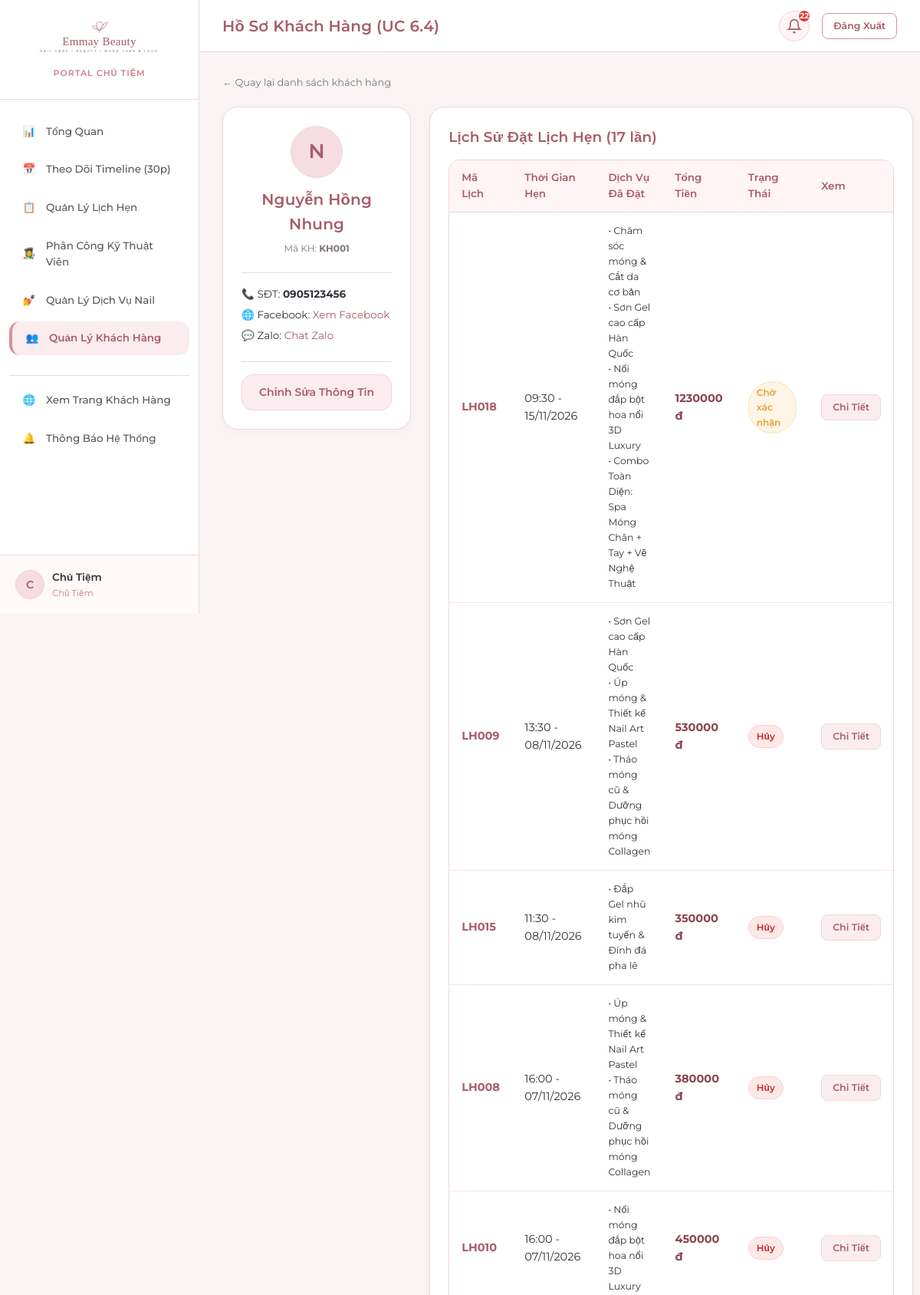
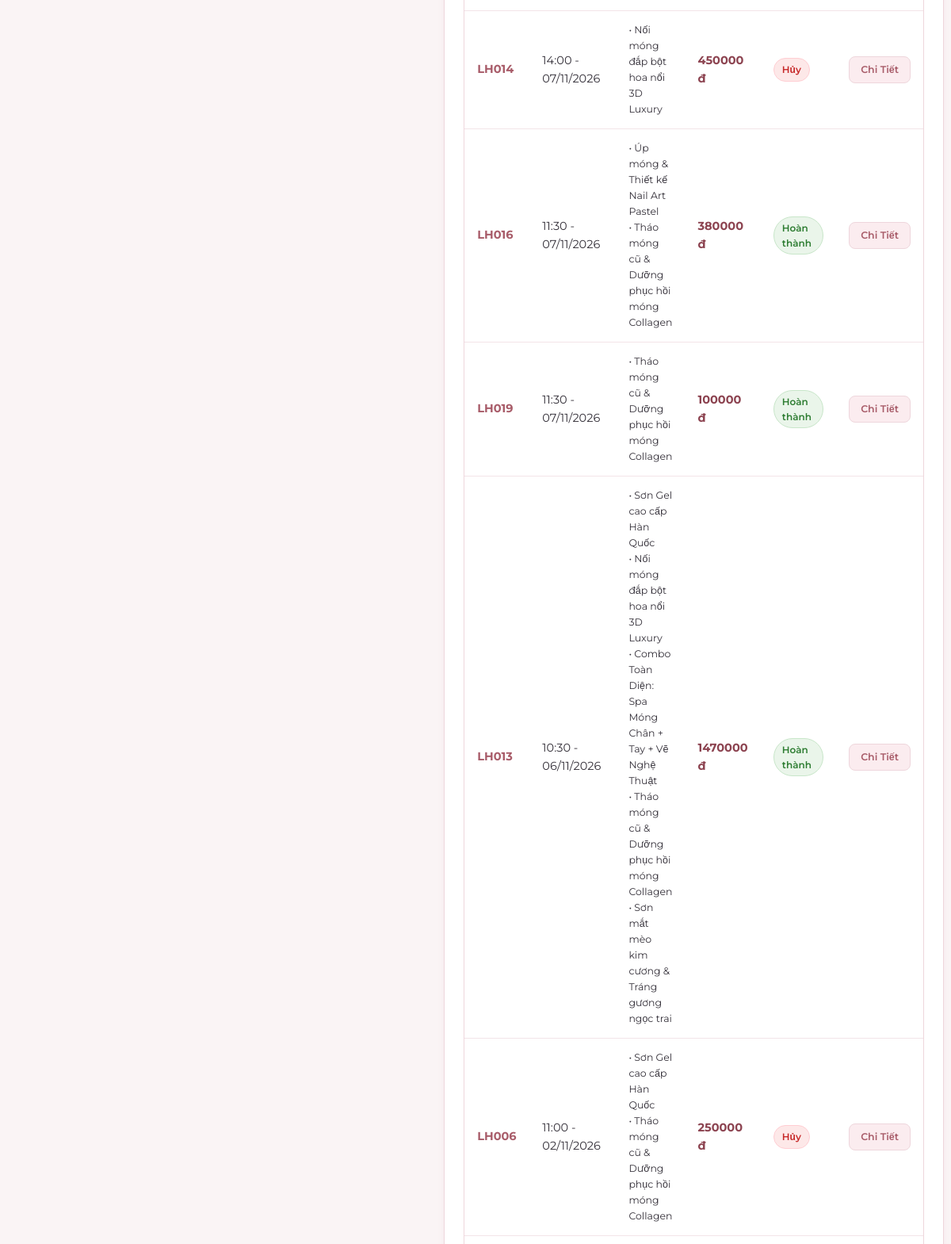
The app's page /owner/customers/KH001/ (signed in, upper part) with its own data (2 pictures, top to bottom).
### apps/accounts/models.py (models this page shows, shortened)
class TaiKhoan(models.Model):
    VAI_TRO_CHOICES = [
        ('Chủ Tiệm', 'Chủ Tiệm'),
        ('Nhân Viên', 'Nhân Viên'),
        ('Khách Hàng', 'Khách Hàng'),
    ]
    ma_tai_khoan = models.CharField(max_length=10, primary_key=True, verbose_name='Mã tài khoản')
    user = models.OneToOneField(User, on_delete=models.CASCADE, related_name='tai_khoan', verbose_name='Tài khoản User')
    vai_tro = models.CharField(max_length=20, choices=VAI_TRO_CHOICES, verbose_name='Vai trò')
    khach_hang = models.OneToOneField(
        KhachHang, on_delete=models.SET_NULL, null=True, blank=True,
        related_name='tai_khoan', verbose_name='Khách hàng liên kết'
    )
    class Meta:
        db_table = 'TaiKhoan'
        verbose_name = 'Tài Khoản'
        verbose_name_plural = 'Tài Khoản'

class KhachHang(models.Model):
    ma_khach_hang = models.CharField(max_length=10, primary_key=True, verbose_name='Mã khách hàng')
    ho_ten = models.CharField(max_length=50, verbose_name='Họ và tên')
    so_dien_thoai = models.CharField(max_length=10, validators=[phone_validator], verbose_name='Số điện thoại')
    link_facebook = models.CharField(max_length=255, blank=True, null=True, verbose_name='Link Facebook')
    link_zalo = models.CharField(max_length=255, blank=True, null=True, verbose_name='Link Zalo')
    class Meta:
        db_table = 'KhachHang'
        verbose_name = 'Khách Hàng'
        verbose_name_plural = 'Khách Hàng'
        ordering = ['ma_khach_hang']

### apps/appointments/models.py (models this page shows, shortened)
class LichHen(models.Model):
    TRANG_THAI_CHOICES = [
        ('Chờ xác nhận', 'Chờ xác nhận'),
        ('Đã xác nhận', 'Đã xác nhận'),
        ('Hoàn thành', 'Hoàn thành'),
        ('Hủy', 'Hủy'),
        ('Không đến', 'Không đến'),
    ]
    ma_lich_hen = models.CharField(max_length=10, primary_key=True, verbose_name='Mã lịch hẹn')
    khach_hang = models.ForeignKey(KhachHang, on_delete=models.PROTECT, related_name='lich_hen', verbose_name='Khách hàng')
    tai_khoan_huy = models.ForeignKey(
        TaiKhoan, on_delete=models.SET_NULL, null=True, blank=True,
        related_name='lich_hen_da_huy', verbose_name='Tài khoản hủy'
    )
    ngay_gio_bat_dau = models.DateTimeField(verbose_name='Ngày giờ bắt đầu')
    ten_lien_he = models.CharField(max_length=100, verbose_name='Tên liên hệ')
    so_dien_thoai_lien_he = models.CharField(
        max_length=10, validators=[phone_validator], verbose_name='SĐT liên hệ'
    )
    trang_thai = models.CharField(
        max_length=30, choices=TRANG_THAI_CHOICES, default='Chờ xác nhận',
        verbose_name='Trạng thái'
    )
    thoi_diem_huy = models.DateTimeField(null=True, blank=True, verbose_name='Thời điểm hủy')
    thoi_diem_tao = models.DateTimeField(auto_now_add=True, verbose_name='Thời điểm tạo')
    class Meta:
        db_table = 'LichHen'
        verbose_name = 'Lịch Hẹn'
        verbose_name_plural = 'Lịch Hẹn'
        ordering = ['-ngay_gio_bat_dau']
    @property
    def tong_tien(self):
        return sum(ct.don_gia_dat for ct in self.chi_tiet.all())

class ChiTietLichHen(models.Model):
    lich_hen = models.ForeignKey(LichHen, on_delete=models.CASCADE, related_name='chi_tiet', verbose_name='Lịch hẹn')
    dich_vu = models.ForeignKey(DichVu, on_delete=models.PROTECT, related_name='chi_tiet_lich_hen', verbose_name='Dịch vụ gốc')
    ten_dich_vu_dat = models.CharField(max_length=60, verbose_name='Tên dịch vụ lúc đặt')
    don_gia_dat = models.DecimalField(max_digits=12, decimal_places=0, verbose_name='Đơn giá lúc đặt')
    thoi_luong_dat = models.SmallIntegerField(verbose_name='Thời lượng lúc đặt (phút)')
    ghi_chu_thuc_hien = models.CharField(max_length=255, blank=True, null=True, verbose_name='Ghi chú thực hiện')
    class Meta:
        db_table = 'ChiTietLichHen'
        verbose_name = 'Chi Tiết Lịch Hẹn'
        verbose_name_plural = 'Chi Tiết Lịch Hẹn'
        unique_together = ('lich_hen', 'dich_vu')

### apps/accounts/views.py (the view)
# urls.py: path('customers/<str:pk>/', account_views.owner_customer_detail, name='customer_detail'),
@owner_required
def owner_customer_detail(request, pk):
    customer = get_object_or_404(KhachHang, pk=pk)
    appointments = customer.lich_hen.order_by('-ngay_gio_bat_dau')
    return render(request, 'owner/customer_detail.html', {
        'customer': customer,
        'appointments': appointments,
    })

### templates/owner/customer_detail.html (shortened to what this page needs)
{% extends 'base_dashboard.html' %}
{% block page_title %}Hồ Sơ Khách Hàng (UC 6.4){% endblock %}
{% block content %}
<div style="margin-bottom: 20px;">
  <a href="{% url 'owner:customers_list' %}" style="font-size: 13px; color: var(--text-muted);">&larr; Quay lại danh sách khách hàng</a>
</div>
<div style="display: grid; grid-template-columns: 1fr 2.5fr; gap: 24px;">
  <div class="card" style="height: fit-content;">
    <div style="text-align: center; margin-bottom: 20px;">
      <div class="user-avatar" style="width: 68px; height: 68px; margin: 0 auto 12px; font-size: 26px;">
        {{ customer.ho_ten|slice:":1"|upper }}
      </div>
      <h3 style="font-size: 20px; color: var(--dark-rose); margin-bottom: 4px;">{{ customer.ho_ten }}</h3>
      <span style="font-size: 12px; color: var(--text-muted);">Mã KH: <strong>{{ customer.ma_khach_hang }}</strong></span>
    </div>
    <div style="font-size: 13.5px; line-height: 2; border-top: 1px solid var(--border-pink); padding-top: 14px;">
      <div>📞 SĐT: <strong>{{ customer.so_dien_thoai }}</strong></div>
      <div>
        🌐 Facebook:
        {% if customer.link_facebook %}
          <a href="{{ customer.link_facebook }}" target="_blank">Xem Facebook</a>
        {% else %}
          <span style="color: var(--text-muted);">Chưa cập nhật</span>
        {% endif %}
      </div>
      <div>
        💬 Zalo:
        {% if customer.link_zalo %}
          <a href="https://zalo.me/{{ customer.link_zalo }}" target="_blank">Chat Zalo</a>
        {% else %}
          <span style="color: var(--text-muted);">Chưa cập nhật</span>
        {% endif %}
      </div>
    </div>
    <div style="margin-top: 20px; padding-top: 16px; border-top: 1px solid var(--border-pink);">
      <a href="{% url 'owner:customer_update' customer.pk %}" class="btn btn-secondary" style="width: 100%;">
        Chỉnh Sửa Thông Tin
      </a>
    </div>
  </div>
  <div class="card" style="padding: 24px;">
    <h3 class="card-title">Lịch Sử Đặt Lịch Hẹn ({{ appointments.count }} lần)</h3>
    <div class="table-responsive" style="margin-top: 14px;">
      <table class="table">
        <thead>
          <tr>
            <th>Mã Lịch</th>
            <th>Thời Gian Hẹn</th>
            <th>Dịch Vụ Đã Đặt</th>
            <th>Tổng Tiền</th>
            <th>Trạng Thái</th>
            <th>Xem</th>
          </tr>
        </thead>
        <tbody>
          {% for a in appointments %}
            <tr>
              <td><strong style="color: var(--dark-rose);">{{ a.ma_lich_hen }}</strong></td>
              <td>{{ a.ngay_gio_bat_dau|date:"H:i - d/m/Y" }}</td>
              <td>
                <div style="font-size: 12.5px;">
                  {% for ct in a.chi_tiet.all %}
                    <div>• {{ ct.ten_dich_vu_dat }}</div>
                  {% endfor %}
                </div>
              </td>
              <td>
                <strong style="color: var(--deep-rose);">{{ a.tong_tien|floatformat:0 }} đ</strong>
              </td>
              <td>
                {% if a.trang_thai == 'Chờ xác nhận' %}
                  <span class="badge badge-pending">Chờ xác nhận</span>
                {% elif a.trang_thai == 'Đã xác nhận' %}
                  <span class="badge badge-confirmed">Đã xác nhận</span>
                {% elif a.trang_thai == 'Hoàn thành' %}
                  <span class="badge badge-completed">Hoàn thành</span>
                {% elif a.trang_thai == 'Hủy' %}
                  <span class="badge badge-canceled">Hủy</span>
                {% else %}
                  <span class="badge badge-noshow">{{ a.trang_thai }}</span>
                {% endif %}
              </td>
              <td>
                <a href="{% url 'owner:appointment_detail' a.pk %}" class="btn btn-secondary btn-sm">Chi Tiết</a>
              </td>
            </tr>
          {% empty %}
            <tr>
              <td colspan="6" style="text-align: center; color: var(--text-muted); padding: 30px;">
                Khách hàng chưa có lịch hẹn nào.
              </td>
            </tr>
          {% endfor %}
        </tbody>
      </table>
    </div>
  </div>
</div>
{% endblock %}

### templates/base_dashboard.html (shortened to what this page needs)
<!DOCTYPE html>
<html lang="vi">
<head>
  <link rel="stylesheet" href="/static/css/style.css">
  <link rel="stylesheet" href="/static/css/dashboard.css">
</head>
<body class="app-layout">
  <aside class="sidebar">
    <div class="sidebar-brand">
      <a href="{% url 'home' %}">
        <img src="/static/images/logo.svg" alt="Emmay Beauty" class="sidebar-logo">
      </a>
      <div style="font-size: 11px; color: var(--primary-rose); font-weight: 600; margin-top: 4px; letter-spacing: 1px;">
        {% if is_owner %}PORTAL CHỦ TIỆM{% elif is_employee %}PORTAL KỸ THUẬT VIÊN{% else %}PORTAL THÀNH VIÊN{% endif %}
      </div>
    </div>
    <ul class="sidebar-nav">
      {% if is_owner %}
        <li class="nav-item {% if request.resolver_match.url_name == 'dashboard' %}active{% endif %}">
          <a href="{% url 'owner:dashboard' %}">
            <span class="nav-icon">📊</span>
            <span>Tổng Quan</span>
          </a>
        </li>
        <li class="nav-item {% if request.resolver_match.url_name == 'timeline' %}active{% endif %}">
          <a href="{% url 'owner:timeline' %}">
            <span class="nav-icon">📅</span>
            <span>Theo Dõi Timeline (30p)</span>
          </a>
        </li>
        <li class="nav-item {% if 'appointments' in request.path and request.resolver_match.url_name != 'timeline' %}active{% endif %}">
          <a href="{% url 'owner:appointments_list' %}">
            <span class="nav-icon">📋</span>
            <span>Quản Lý Lịch Hẹn</span>
          </a>
        </li>
        <li class="nav-item {% if 'assignments' in request.path %}active{% endif %}">
          <a href="{% url 'owner:assignments_list' %}">
            <span class="nav-icon">👩‍🎨</span>
            <span>Phân Công Kỹ Thuật Viên</span>
          </a>
        </li>
        <li class="nav-item {% if 'services' in request.path %}active{% endif %}">
          <a href="{% url 'owner:services_list' %}">
            <span class="nav-icon">💅</span>
            <span>Quản Lý Dịch Vụ Nail</span>
          </a>
        </li>
        <li class="nav-item {% if 'customers' in request.path %}active{% endif %}">
          <a href="{% url 'owner:customers_list' %}">
            <span class="nav-icon">👥</span>
            <span>Quản Lý Khách Hàng</span>
          </a>
        </li>
      {% endif %}
      <li class="nav-item" style="margin-top: 20px; border-top: 1px solid var(--border-pink); padding-top: 10px;">
        <a href="{% url 'home' %}">
          <span class="nav-icon">🌐</span>
          <span>Xem Trang Khách Hàng</span>
        </a>
      </li>
      <li class="nav-item">
        <a href="{% url 'notifications:list' %}">
          <span class="nav-icon">🔔</span>
          <span>Thông Báo Hệ Thống</span>
        </a>
      </li>
    </ul>
    <div class="sidebar-footer">
      <div class="user-badge">
        <div class="user-avatar">
          {{ user.username|slice:":1"|upper }}
        </div>
        <div class="user-info">
          <span class="user-name">{{ user.first_name|default:user.username }}</span>
          <span class="user-role">{{ current_role }}</span>
        </div>
      </div>
    </div>
  </aside>
  <div class="main-wrapper">
    <header class="top-header">
      <div class="header-title">
        <h2>{% block page_title %}Bảng Điều Khiển{% endblock %}</h2>
      </div>
      <div class="header-actions">
        <div class="notification-bell-container">
          <button type="button" class="bell-btn" id="notif-bell-btn" title="Thông báo">
            <svg width="20" height="20" viewBox="0 0 24 24" fill="none" stroke="currentColor" stroke-width="2">
              <path d="M18 8A6 6 0 0 0 6 8c0 7-3 9-3 9h18s-3-2-3-9"></path>
              <path d="M13.73 21a2 2 0 0 1-3.46 0"></path>
            </svg>
            {% if unread_notifications_count > 0 %}
              <span class="bell-counter">{{ unread_notifications_count }}</span>
            {% endif %}
          </button>
        </div>
        <a href="{% url 'accounts:logout' %}" class="btn btn-outline btn-sm">
          Đăng Xuất
        </a>
      </div>
    </header>
    <div class="page-container">
      {% block content %}{% endblock %}
    </div>
  </div>
</body>
</html>

### records on screen
TaiKhoan: vai_tro "Chủ Tiệm"
KhachHang: ho_ten "N", ho_ten "Nguyễn Hồng Nhung", ma_khach_hang "KH001", so_dien_thoai "0905123456"
LichHen: ma_lich_hen "LH018", ngay_gio_bat_dau "09:30 - 15/11/2026", tong_tien "1230000", trang_thai "Chờ xác nhận"
ChiTietLichHen: ten_dich_vu_dat "Chăm sóc móng & Cắt da cơ bản"
ChiTietLichHen: ten_dich_vu_dat "Sơn Gel cao cấp Hàn Quốc"
ChiTietLichHen: ten_dich_vu_dat "Nối móng đắp bột hoa nổi 3D Luxury"
ChiTietLichHen: ten_dich_vu_dat "Combo Toàn Diện: Spa Móng Chân + Tay + Vẽ Nghệ Thuật"
LichHen: ma_lich_hen "LH009", ngay_gio_bat_dau "13:30 - 08/11/2026", tong_tien "530000", trang_thai "Hủy"
ChiTietLichHen: ten_dich_vu_dat "Sơn Gel cao cấp Hàn Quốc"
ChiTietLichHen: ten_dich_vu_dat "Úp móng & Thiết kế Nail Art Pastel"
ChiTietLichHen: ten_dich_vu_dat "Tháo móng cũ & Dưỡng phục hồi móng Collagen"
LichHen: ma_lich_hen "LH015", ngay_gio_bat_dau "11:30 - 08/11/2026", tong_tien "350000", trang_thai "Hủy"
ChiTietLichHen: ten_dich_vu_dat "Đắp Gel nhũ kim tuyến & Đính đá pha lê"
LichHen: ma_lich_hen "LH008", ngay_gio_bat_dau "16:00 - 07/11/2026", tong_tien "380000", trang_thai "Hủy"
ChiTietLichHen: ten_dich_vu_dat "Úp móng & Thiết kế Nail Art Pastel"
ChiTietLichHen: ten_dich_vu_dat "Tháo móng cũ & Dưỡng phục hồi móng Collagen"
LichHen: ma_lich_hen "LH010", ngay_gio_bat_dau "16:00 - 07/11/2026", tong_tien "450000", trang_thai "Hủy"
ChiTietLichHen: ten_dich_vu_dat "Nối móng đắp bột hoa nổi 3D Luxury"
LichHen: ma_lich_hen "LH014", ngay_gio_bat_dau "14:00 - 07/11/2026", tong_tien "450000", trang_thai "Hủy"
ChiTietLichHen: ten_dich_vu_dat "Nối móng đắp bột hoa nổi 3D Luxury"
LichHen: ma_lich_hen "LH016", ngay_gio_bat_dau "11:30 - 07/11/2026", tong_tien "380000", trang_thai "Hoàn thành"
ChiTietLichHen: ten_dich_vu_dat "Úp móng & Thiết kế Nail Art Pastel"
ChiTietLichHen: ten_dich_vu_dat "Tháo móng cũ & Dưỡng phục hồi móng Collagen"
LichHen: ma_lich_hen "LH019", ngay_gio_bat_dau "11:30 - 07/11/2026", tong_tien "100000", trang_thai "Hoàn thành"
ChiTietLichHen: ten_dich_vu_dat "Tháo móng cũ & Dưỡng phục hồi móng Collagen"
LichHen: ma_lich_hen "LH013", ngay_gio_bat_dau "10:30 - 06/11/2026", tong_tien "1470000", trang_thai "Hoàn thành"
ChiTietLichHen: ten_dich_vu_dat "Sơn Gel cao cấp Hàn Quốc"
ChiTietLichHen: ten_dich_vu_dat "Nối móng đắp bột hoa nổi 3D Luxury"
ChiTietLichHen: ten_dich_vu_dat "Combo Toàn Diện: Spa Móng Chân + Tay + Vẽ Nghệ Thuật"
ChiTietLichHen: ten_dich_vu_dat "Tháo móng cũ & Dưỡng phục hồi móng Collagen"
ChiTietLichHen: ten_dich_vu_dat "Sơn mắt mèo kim cương & Tráng gương ngọc trai"
LichHen: ma_lich_hen "LH006", ngay_gio_bat_dau "11:00 - 02/11/2026", tong_tien "250000", trang_thai "Hủy"
ChiTietLichHen: ten_dich_vu_dat "Sơn Gel cao cấp Hàn Quốc"
ChiTietLichHen: ten_dich_vu_dat "Tháo móng cũ & Dưỡng phục hồi móng Collagen"

### other values on screen
{{ user.username|slice:":1"|upper }} "C"
{{ user.first_name|default:user.username }} "Chủ Tiệm"
{{ unread_notifications_count }} "22"
{{ appointments.count }} "17"
